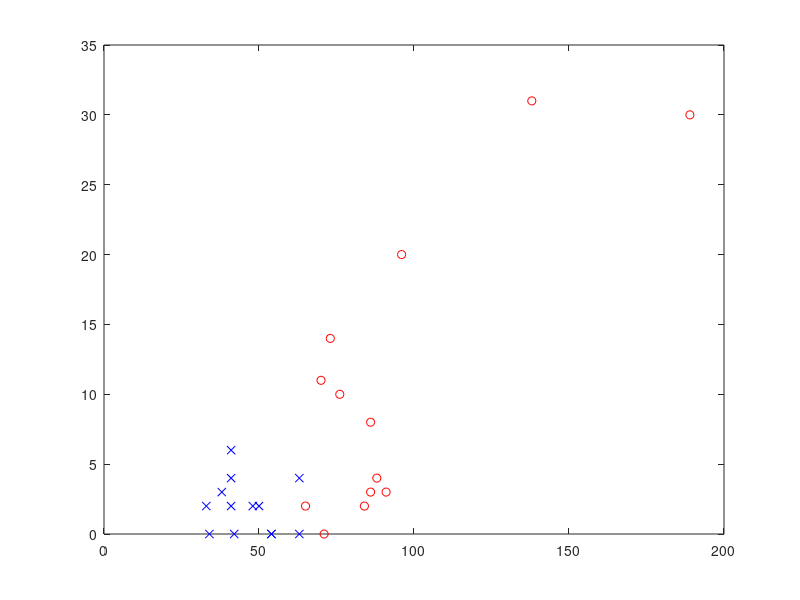

MATLAB code to generate this figure: (Note: this script raises an error after producing the figure.)
close all
clear all
clc
temps_test1=[ 48
69
50
42
83
39
36
34
31
31
51
48
39];
temps_test2=[92
94
82
80
185
88
74
50
65
55
80
88
92];
temps_test3=[54
63
54
42
63
41
48
38
33
34
50
41
41
];
temps_test4=[84
65
76.06
96
189
88
71
86
70
73
86
91
138
];
erreur_test3=-1*[0;0;0;0;4;2;2;3;2;0;2;4;6];
erreur_test4=-1*[2;2;10;20;30;4;0;8;11;14;3;3;31];
Part=[temps_test1 temps_test2 temps_test3 temps_test4 zeros(13,1) erreur_test3 zeros(13,1) erreur_test4];


Exp1_Full_Temps_Algo = Part(:,1);
Exp1_Full_Temps_NoAlgo = Part(:,2);
% hist(Exp1_Full_Temps_NoAlgo)
Exp2_Div_Temps_Algo = Part(:,3);
Exp2_Div_Temps_NoAlgo = Part(:,4);

data = [Exp1_Full_Temps_Algo,Exp1_Full_Temps_NoAlgo,Exp2_Div_Temps_Algo,Exp2_Div_Temps_NoAlgo];
% ranovatbl = anova(data)



Exp2_Div_dep_Algo = Part(:,5)+Part(:,6);
Exp2_Div_dep_NoAlgo = Part(:,7)+Part(:,8);





% [t,p]=ttest(Exp1_Full_Temps_Algo,Exp1_Full_Temps_NoAlgo)
% [t,p]=ttest(Exp2_Div_Temps_Algo,Exp2_Div_Temps_NoAlgo)


% plot(Exp1_Full_Temps_Algo,1,'xb');hold on;
% plot(Exp1_Full_Temps_NoAlgo,1,'or')
plot(Exp2_Div_Temps_Algo,-Exp2_Div_dep_Algo,'xb');hold on;
plot(Exp2_Div_Temps_NoAlgo,-Exp2_Div_dep_NoAlgo,'or');

avr = mean(Part(:,1));
avr = mean(Part(:,2));
avr = mean(Part(:,3));
avr = mean(Part(:,4));
varr = std(Part(:,1));
varr = std(Part(:,2));
varr = std(Part(:,3));
varr = std(Part(:,4));

mean(Part(:,5)+Part(:,6));
mean(Part(:,7)+Part(:,8));

% [t,p]=ttest(Part(:,1)',Part(:,2)')
p1 = mwwtest(Part(:,1)',Part(:,2)')
% p = signrank(Part(:,1)',Part(:,2)')

% [t,p]=ttest(Part(:,3)',Part(:,4)')
p2 = mwwtest(Part(:,3)',Part(:,4)')


p3 = mwwtest(Part(:,3)'-Part(:,1)',Part(:,4)'-Part(:,2)')

p4 = mwwtest((-Part(:,5)-Part(:,6))',(-Part(:,7)-Part(:,8))')

% p = ranksum(Part(:,1),Part(:,2)) %wincoxon
% p = ranksum(Part(:,3),Part(:,4)) %wincoxon
% p = ranksum(-Part(:,5)-Part(:,6),-Part(:,7)-Part(:,8)) %wincoxon

% % p = mwwtest(Part(:,1)',Part(:,2)')

% Plot Test
figure(2) 
plot(Part(:,1),[0.7 1 1.3 1 1 0.7 1 1 1.3 0.7 1 1.3 1.3],'xb','LineWidth',2,'MarkerSize',10);
hold on
Part2_temp=Part(:,2);
Part2_temp(5)=190;
BreakXAxis(Part2_temp,[0.7 1 1 1.3 1 0.7 1 0.7 1 1 0.7 1.3 1.3],100,178,1);
hold on;
set(gca,'YTick',[])
plot(mean(Part(:,1)),[2.5],'xb','LineWidth',3,'MarkerSize',20);
plot(mean(Part(:,2)),[2.5],'or','LineWidth',3,'MarkerSize',20);
ylim([0 3])


% figure(2)
% hist(Part(:,1),10)
% h = findobj(gca,'Type','patch');
% set(h,'FaceColor','r','EdgeColor','w','facealpha',0.75)
% hold on;
% hist(Part(:,2),10)
% h1 = findobj(gca,'Type','patch');
% set(h1,'facealpha',0.75);

figure(3)
plot(Part(:,3),-Part(:,5)-Part(:,6),'xb','LineWidth',2,'MarkerSize',15);
hold on;
plot(Part(:,4),-Part(:,7)-Part(:,8),'or','LineWidth',2,'MarkerSize',15);
plot(mean(Part(:,3)),mean(-Part(:,5)-Part(:,6)),'xb','LineWidth',4,'MarkerSize',30)
plot(mean(Part(:,4)),mean(-Part(:,7)-Part(:,8)),'or','LineWidth',3,'MarkerSize',30)
xlim([35 200])
ylim([-0.5 32])
set(gca,'FontSize', 25);
% mean(Part(:,1))/mean(Part(:,2))
(mean(Part(:,2))-mean(Part(:,1)))/mean(Part(:,2))

% mean(Part(:,3))/mean(Part(:,4))
(mean(Part(:,4))-mean(Part(:,3)))/mean(Part(:,4))

% figure(4)
% hist(Part(:,3),3)
% h = findobj(gca,'Type','patch');
% set(h,'FaceColor','r','EdgeColor','w','facealpha',0.75)
% hold on;
% hist(Part(:,4),7)
% h1 = findobj(gca,'Type','patch');
% set(h1,'facealpha',0.75);


